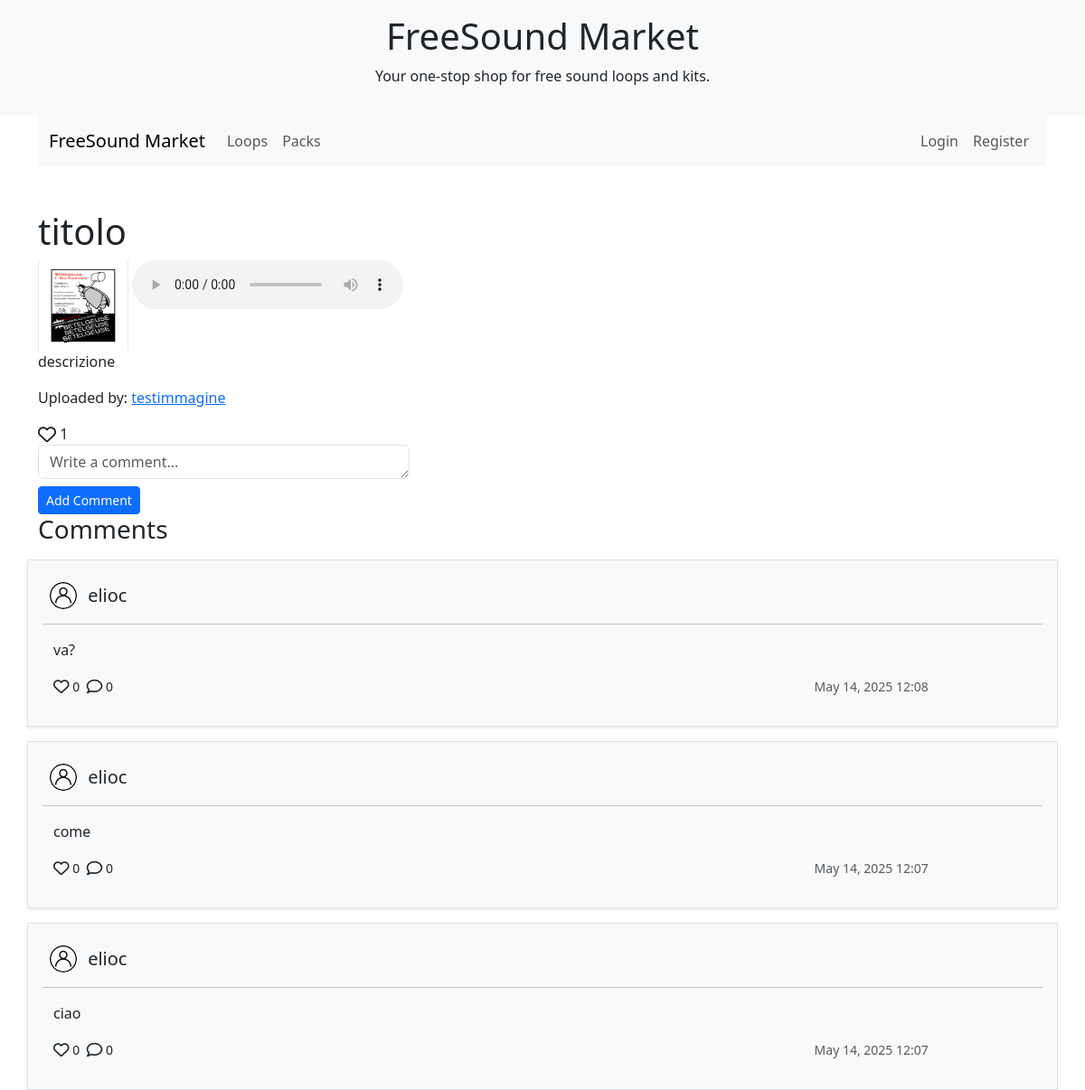
The app's page /detail/Loop/3/, older data.
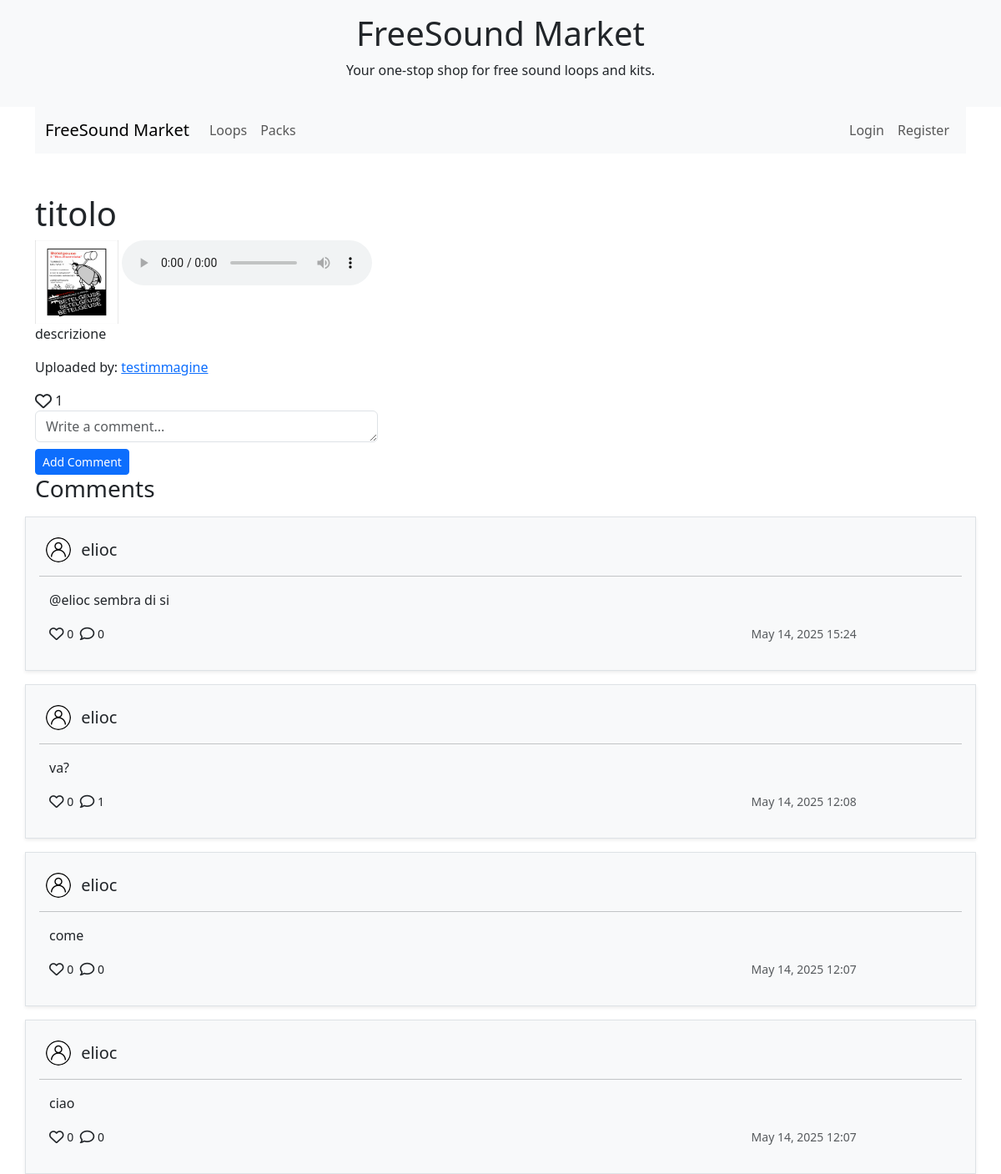
The same page, newer data.
### app/models.py (models this page shows, shortened)
class Comment(models.Model):
    content_type = models.ForeignKey(ContentType, on_delete=models.CASCADE)
    object_id = models.PositiveIntegerField()
    upload = GenericForeignKey('content_type', 'object_id')
    user = models.ForeignKey(User, related_name="comments", on_delete=models.CASCADE)
    body = models.TextField()
    parent = models.ForeignKey('self', null=True, blank=True, related_name='replies', on_delete=models.CASCADE)
    likes = models.ManyToManyField(User, related_name='likes_comments', blank=True)
    created_at = models.DateTimeField(auto_now_add=True)
    class Meta:
        ordering = ['-created_at']
    def likes_count(self):
        return self.likes.count()
    def replies_count(self):
        return self.replies.count()

class ProfileImage(models.Model):
    user = models.OneToOneField(User, on_delete=models.CASCADE)
    image = models.ImageField(
        upload_to=profileimage_upload_path,
        validators=[validate_image_extension, validate_coverimage_size],
        default='defaultProfileImage.jpg',
        max_length=255
    )

### app/views.py (the view)
# urls.py: path('detail/<str:modeltype>/<int:pk>/', views.GenericDetailView.as_view(), name='uploadable_detail'),
class GenericDetailView(DetailView):
    template_name = 'uploadableitem_detail.html'
    def get_object(self):
        modeltype = self.kwargs.get('modeltype').lower()
        pk = self.kwargs.get('pk')
        if modeltype == 'loop':
            model = Loop
        elif modeltype == 'samplepack':
            model = SamplePack
        else:
            raise ValueError("Modeltype non valido")
        return get_object_or_404(model, pk=pk)
    def get_context_data(self, **kwargs):
        context = super().get_context_data(**kwargs)
        context['item'] = self.object
        context['modeltype'] = self.kwargs.get('modeltype')
        context['commentForm'] = CommentForm()
        context['comments'] = Comment.objects.filter(
            content_type=ContentType.objects.get_for_model(self.object),
            object_id=self.object.pk
        ).order_by('-created_at')
        if self.request.user.is_authenticated:
            context['liked_comments'] = self.request.user.likes_comments.all()
        else:
            context['liked_comments'] = []
        return context

### app/forms.py
class CommentForm(forms.ModelForm):
    class Meta:
        model = Comment
        fields = ['body']
        widgets = {
            'body': forms.Textarea(attrs={
                'class': 'form-control',
                'placeholder': 'Write a comment...',
                'rows': 1  # Set the maximum number of rows
            }),
        }

### app/models.py (called while the page is built)
    def likes_count(self):
        return self.likes.count()

### templates/uploadableitem_detail.html (shortened to what this page needs)
{% extends "base.html" %}
{% load static %}
{% block content %}
<div class="container mt-5" id="uploadableitem-detail-container">
  <h1>{{ item.title }}</h1>
  <img src="{{ item.cover_image.url }}" alt="(Cover Image)" width="100" height="100" />
  <audio controls>
    <source src="{{ item.audio_file.url }}" type="audio/mpeg">
  </audio>
  <p>{{ item.description }}</p>
  <p>Uploaded by: <a href="{% url 'profile' pk=item.user.id %}">{{ item.user.username }}</a></p>
  <div class="d-inline-block me-2 gap-2">
    {% if request.user in item.likes.all %}
      <i class="fas fa-heart fa-lg like-icon uploadable" data-id="{{ item.id }}" data-type="{{ modeltype }}"></i>
    {% else %}
      <i class="far fa-heart fa-lg like-icon uploadable" data-id="{{ item.id }}" data-type="{{ modeltype }}"></i>
    {% endif %}
    <span class="like-count">{{ item.likes_count }}</span>
    <form method="post" action="{% url 'add_comment' pk=item.id modeltype=modeltype %}">
      {{ commentForm.body }}
      <button type="submit" class="btn btn-primary btn-sm mt-2">Add Comment</button>
    </form>
  </div>
  <h3>Comments</h3>
{% for comment in comments %}
    <div class="row mt-3 border p-3 shadow-sm bg-light comment-container">
      <div class="d-inline align-middle p-2 mb-2">
        <a href="{% url 'profile' pk=comment.user.id %}" class="text-decoration-none text-dark">
        <img src="{{ comment.user.profileimage.image.url }}" alt="Profile Image" class="rounded-circle" width="30" height="30">
        <h5 class="d-inline ms-2 align-middle">{{ comment.user.username }}</h5>
        </a>
      </div>
      <hr>
        <p>
          {{ comment.body }}
        </p>
        <br>
        <div class="row">
          <div class="col-1">
          <p class="text-start">
            <small>
              <span class="like-count">{{ comment.likes_count }}</span>
              <span class="reply-count">{{ comment.replies_count }}</span>
            </small>
          </p>
          </div>
          <div class="col-6">
          </div>
          <div class="col-4">
            <p class="text-end">
              <small class="text-muted">
                {{ comment.created_at|date:"M d, Y H:i" }}
              </small>
            </p>
          </div>
          <div class="col-1 text-end">
          </div>
        <br>
        </div>
    </div>
    {% endfor %}
{% endblock %}

Row changes from the older to the newer data that the page shows:
added Comment: user.profileimage.image (placeholder picture), user.username "elioc", body "@elioc sembra di si", likes_count "0", replies_count "0", created_at "May 14, 2025 15:24"
computed for Comment "va?": replies_count "0" → "1"
